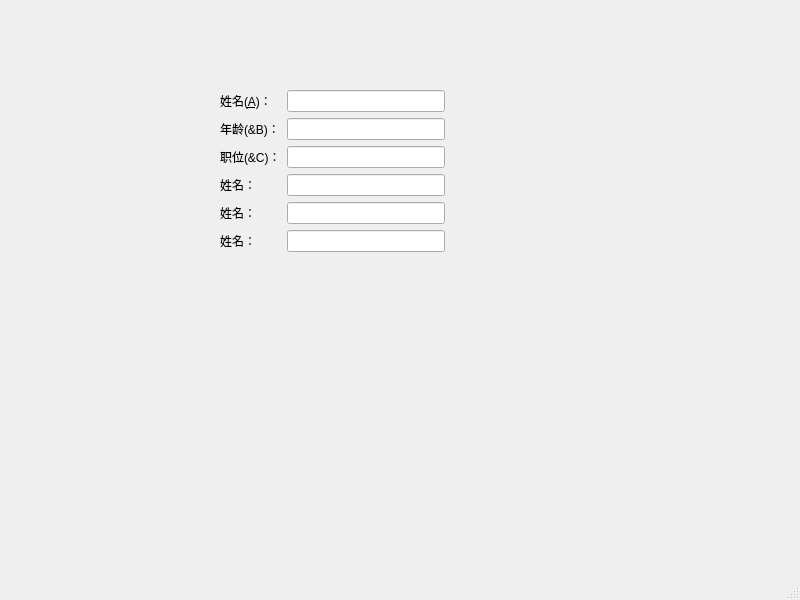
<?xml version="1.0" encoding="UTF-8"?>
<ui version="4.0">
 <class>MainWindow</class>
 <widget class="QMainWindow" name="MainWindow">
  <property name="geometry">
   <rect>
    <x>0</x>
    <y>0</y>
    <width>800</width>
    <height>600</height>
   </rect>
  </property>
  <property name="windowTitle">
   <string>MainWindow</string>
  </property>
  <widget class="QWidget" name="centralwidget">
   <widget class="QWidget" name="">
    <property name="geometry">
     <rect>
      <x>220</x>
      <y>90</y>
      <width>225</width>
      <height>181</height>
     </rect>
    </property>
    <layout class="QFormLayout" name="formLayout">
     <item row="0" column="0">
      <widget class="QLabel" name="label_5">
       <property name="text">
        <string>姓名(&amp;A)：</string>
       </property>
       <property name="buddy">
        <cstring>lineEdit_9</cstring>
       </property>
      </widget>
     </item>
     <item row="0" column="1">
      <widget class="QLineEdit" name="lineEdit_9"/>
     </item>
     <item row="1" column="0">
      <widget class="QLabel" name="label_7">
       <property name="text">
        <string>年龄(&amp;B)：</string>
       </property>
      </widget>
     </item>
     <item row="1" column="1">
      <widget class="QLineEdit" name="lineEdit_8"/>
     </item>
     <item row="2" column="0">
      <widget class="QLabel" name="label_6">
       <property name="text">
        <string>职位(&amp;C)：</string>
       </property>
      </widget>
     </item>
     <item row="2" column="1">
      <widget class="QLineEdit" name="lineEdit_7"/>
     </item>
     <item row="3" column="0">
      <widget class="QLabel" name="label_2">
       <property name="text">
        <string>姓名：</string>
       </property>
      </widget>
     </item>
     <item row="3" column="1">
      <widget class="QLineEdit" name="lineEdit_2"/>
     </item>
     <item row="4" column="0">
      <widget class="QLabel" name="label_4">
       <property name="text">
        <string>姓名：</string>
       </property>
      </widget>
     </item>
     <item row="4" column="1">
      <widget class="QLineEdit" name="lineEdit"/>
     </item>
     <item row="5" column="0">
      <widget class="QLabel" name="label_3">
       <property name="text">
        <string>姓名：</string>
       </property>
      </widget>
     </item>
     <item row="5" column="1">
      <widget class="QLineEdit" name="lineEdit_3"/>
     </item>
    </layout>
   </widget>
  </widget>
  <widget class="QMenuBar" name="menubar">
   <property name="geometry">
    <rect>
     <x>0</x>
     <y>0</y>
     <width>800</width>
     <height>26</height>
    </rect>
   </property>
  </widget>
  <widget class="QStatusBar" name="statusbar"/>
 </widget>
 <resources/>
 <connections/>
</ui>
